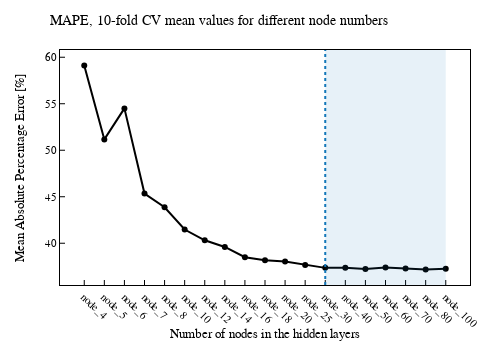

This figure's notebook cell:
### Code cell
fig_dnn_10cv_nodes =  go.Figure()

fig_dnn_10cv_nodes.add_traces(
    go.Scatter(
        x= df_dnn_10cv_nodes["NN_Nodes"],
        y= df_dnn_10cv_nodes["MAPE"],
        mode= "lines+markers",
        line_color = "#000000",        
    )
)

fig_dnn_10cv_nodes.update_layout(
    title= "MAPE, 10-fold CV mean values for different node numbers",
    xaxis_title= "Number of nodes in the hidden layers",
    xaxis_tickangle = 45,
    yaxis_title= "Mean Absolute Percentage Error [%]",
    width= 500,
    height= 350,
    template= eda_tempelete_01_white,    
)

fig_dnn_10cv_nodes.add_vline(x="node_30", line_color= "#1377b9", line_dash= "dot")
fig_dnn_10cv_nodes.add_vrect(
    x0="node_30", x1= "node_100",
    line_width= 0, fillcolor= "#1377b9", opacity= 0.1,
)

fig_dnn_10cv_nodes.show()

### Figure 1 — Plotly figure (JSON) as saved in the notebook; plotly's stock layout.template omitted (floating-point values rounded to 4 significant figures)
{"data": [{"line": {"color": "#000000"}, "mode": "lines+markers", "type": "scatter", "x": ["node_4", "node_5", "node_6", "node_7", "node_8", "node_10", "node_12", "node_14", "node_16", "node_18", "node_20", "node_25", "node_30", "node_40", "node_50", "node_60", "node_70", "node_80", "node_100"], "y": [59.11, 51.16, 54.5, 45.35, 43.87, 41.47, 40.32, 39.6, 38.5, 38.18, 38.05, 37.66, 37.35, 37.37, 37.24, 37.39, 37.29, 37.18, 37.26]}], "layout": {"height": 350, "shapes": [{"line": {"color": "#1377b9", "dash": "dot"}, "type": "line", "x0": "node_30", "x1": "node_30", "xref": "x", "y0": 0, "y1": 1, "yref": "y domain"}, {"fillcolor": "#1377b9", "line": {"width": 0}, "opacity": 0.1, "type": "rect", "x0": "node_30", "x1": "node_100", "xref": "x", "y0": 0, "y1": 1, "yref": "y domain"}], "title": {"text": "MAPE, 10-fold CV mean values for different node numbers"}, "width": 500, "xaxis": {"tickangle": 45, "title": {"text": "Number of nodes in the hidden layers"}}, "yaxis": {"title": {"text": "Mean Absolute Percentage Error [%]"}}}}
